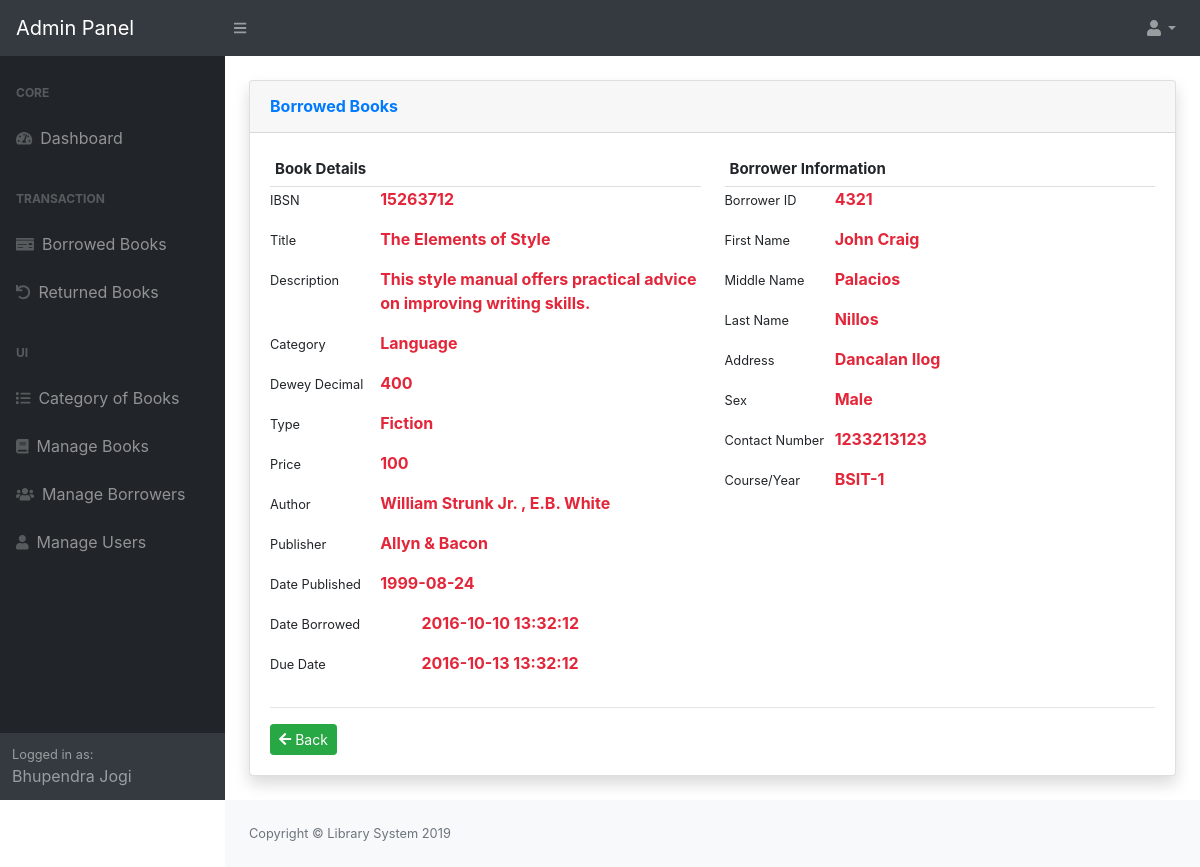
The app's page /admin/borrowed/index.php?view=view&id=1 (signed in) with its own data.
### tables this page shows
CREATE TABLE `tblusers` (
  `USERID` int(11) NOT NULL,
  `NAME` varchar(124) NOT NULL,
  `UEMAIL` varchar(125) NOT NULL,
  `PASS` varchar(125) NOT NULL,
  `TYPE` varchar(125) NOT NULL,
  `Status` varchar(11) NOT NULL,
  `PicLoc` text NOT NULL,
  `fine` varchar(20) DEFAULT NULL
);

CREATE TABLE `tblbooks` (
  `BookID` int(11) NOT NULL,
  `IBSN` varchar(13) NOT NULL,
  `BookTitle` varchar(125) NOT NULL,
  `BookDesc` varchar(255) NOT NULL,
  `Author` varchar(125) NOT NULL,
  `PublishDate` date NOT NULL,
  `BookPublisher` varchar(125) NOT NULL,
  `Category` varchar(90) NOT NULL,
  `BookPrice` double NOT NULL,
  `BookQuantity` int(11) NOT NULL,
  `Status` varchar(30) NOT NULL,
  `BookType` varchar(90) NOT NULL,
  `DeweyDecimal` varchar(90) NOT NULL,
  `OverAllQty` int(11) NOT NULL,
  `Donate` tinyint(1) NOT NULL,
  `Remarks` varchar(90) NOT NULL
);

CREATE TABLE `tblborrower` (
  `IDNO` int(11) NOT NULL,
  `BorrowerId` varchar(90) NOT NULL,
  `Firstname` varchar(125) NOT NULL,
  `Lastname` varchar(125) NOT NULL,
  `MiddleName` varchar(125) NOT NULL,
  `Address` varchar(255) NOT NULL,
  `Sex` varchar(11) NOT NULL,
  `ContactNo` varchar(125) NOT NULL,
  `CourseYear` varchar(125) NOT NULL,
  `BorrowerPhoto` varchar(255) NOT NULL,
  `BorrowerType` varchar(35) NOT NULL,
  `Stats` varchar(36) NOT NULL,
  `BUsername` varchar(90) NOT NULL,
  `BPassword` varchar(90) NOT NULL,
  `fine` varchar(20) DEFAULT NULL
);

CREATE TABLE `tbltransaction` (
  `TransactionID` int(11) NOT NULL,
  `IBSN` varchar(13) NOT NULL,
  `NoCopies` int(11) NOT NULL,
  `DateBorrowed` datetime NOT NULL,
  `Purpose` varchar(90) NOT NULL,
  `Status` varchar(30) NOT NULL,
  `DueDate` datetime NOT NULL,
  `BorrowerId` int(11) NOT NULL,
  `Borrowed` tinyint(1) NOT NULL,
  `Due` tinyint(1) NOT NULL,
  `Returned` tinyint(1) NOT NULL,
  `DateReturned` datetime NOT NULL,
  `Remarks` varchar(90) NOT NULL
);

### admin/borrowed/index.php (called while the page is built, shortened)
<?php
require_once '../themes/templates.php';
?>

### include/database.php (called while the page is built, shortened)
<?php
class Database {
	var $sql_string = '';
	private $conn;
	public function open_connection() {
		$this->conn = mysqli_connect(server, user, pass);
		if (!$this->conn) {
			throw new Exception("Failed to connect to the database server: " . mysqli_connect_error());
		} else {
			$db_select = mysqli_select_db($this->conn, database_name);
		}
	}
	function setQuery($sql='') {
		$this->sql_string=$sql;
	}
	function executeQuery() {
		$result = mysqli_query($this->conn,$this->sql_string);
		return $result;
	}
	private function confirm_query($result) {
		return $result;
	}
	function loadSingleResult() {
		$cur = $this->executeQuery();
		while ($row = mysqli_fetch_object($cur)) {
		return $data = $row;
		}
	}
}
$mydb = new Database();
?>

### include/accounts.php (called while the page is built, shortened)
<?php
require_once(LIB_PATH.DS.'database.php');
class User {
	protected static  $tblname = "tblusers";
	function single_user($id=""){
			global $mydb;
			$mydb->setQuery("SELECT * FROM ".self::$tblname."
				Where USERID= '{$id}' LIMIT 1");
			$cur = $mydb->loadSingleResult();
			return $cur;
	}
}
?>

### include/transactions.php (called while the page is built, shortened)
<?php
require_once(LIB_PATH.DS.'database.php');
class Transaction{
	protected static $tbl_name = "tbltransaction";
	function single_transaction($id){
			global $mydb;
			$mydb->setQuery("SELECT * FROM ".self::$tbl_name." Where TransactionID= {$id} LIMIT 1");
			$cur = $mydb->loadSingleResult();
			return $cur;
	}
}
?>

### include/books.php (called while the page is built, shortened)
<?php
require_once(LIB_PATH.DS.'database.php');
class Book{
	protected static $tbl_name = "tblbooks";
	function single_books($id=""){
			global $mydb;
			$mydb->setQuery("SELECT * FROM ".self::$tbl_name." Where IBSN= {$id} LIMIT 1");
			$cur = $mydb->loadSingleResult();
			return $cur;
	}
}
?>

### include/borrowers.php (called while the page is built, shortened)
<?php
   class Borrower{
	protected static $tbl_name = "tblborrower";
	function single_borrower($id=""){
			global $mydb;
			$mydb->setQuery("SELECT * FROM ".self::$tbl_name." Where BorrowerId= {$id} LIMIT 1");
			$cur = $mydb->loadSingleResult();
			return $cur;
	}
}
?>

### admin/borrowed/view.php (the view, shortened to what this page needs)
<?php
$id = $_GET['id'];
@$transaction = new Transaction();
@$trans = $transaction->single_transaction($id) ;
$book = new Book();
$object = $book->single_books($trans->IBSN);
?>
<div class="card shadow mb-4">
  <div class="card-header py-3">
    <h6 class="m-0 font-weight-bold text-primary">Borrowed Books </h6>
  </div>
  <div class="card-body">
<div class="row">
            <div class="col-md-6">
                  <div class="book-details">Book Details</div>
                <div class="form-row">
                    <div class="col-md-3">
                          <label class="small mb-1" for="IBSN">IBSN</label>
                     </div>
                    <div class="col-md-9">
                          <p><?php echo  $object->IBSN ?></p>
                    </div>
                    <div class="col-md-3">
                          <label class="small mb-1" for="BookTitle">Title</label>
                     </div>
                    <div class="col-md-9">
                          <p><?php echo  $object->BookTitle ?></p>
                    </div>
                    <div class="col-md-3">
                          <label class="small mb-1" for="BookDesc">Description</label>
                     </div>
                    <div class="col-md-9">
                          <p><?php echo  $object->BookDesc ?></p>
                    </div>
                    <div class="col-md-3">
                          <label class="small mb-1" for="Category">Category</label>
                     </div>
                    <div class="col-md-9">
                          <p><?php echo  $object->Category ?></p>
                    </div>
                    <div class="col-md-3">
                          <label class="small mb-1" for="DeweyDecimal">Dewey Decimal</label>
                     </div>
                    <div class="col-md-9">
                          <p><?php echo  $object->DeweyDecimal ?></p>
                    </div>
                    <div class="col-md-3">
                          <label class="small mb-1" for="BookType">Type</label>
                     </div>
                    <div class="col-md-9">
                          <p><?php echo  $object->BookType ?></p>
                    </div>
                    <div class="col-md-3">
                          <label class="small mb-1" for="BookPrice">Price</label>
                     </div>
                    <div class="col-md-9">
                          <p><?php echo  $object->BookPrice ?></p>
                    </div>
                    <div class="col-md-3">
                          <label class="small mb-1" for="Author">Author</label>
                     </div>
                    <div class="col-md-9">
                          <p><?php echo  $object->Author ?></p>
                    </div>
                    <div class="col-md-3">
                          <label class="small mb-1" for="BookPublisher">Publisher</label>
                     </div>
                    <div class="col-md-9">
                          <p><?php echo  $object->BookPublisher ?></p>
                    </div>
                    <div class="col-md-3">
                          <label class="small mb-1" for="PublishDate">Date Published</label>
                     </div>
                    <div class="col-md-9">
                          <p><?php echo  $object->PublishDate ?></p>
                    </div>
                </div>
            </div>
            <div class="col-md-6">
              <?php
                  @$borrower = new Borrower();
                  @$res = $borrower->single_borrower($trans->BorrowerId) ;
              ?>
              <div class="book-details">Borrower Information</div>
                <div class="form-row">
                    <div class="col-md-3">
                          <label class="small mb-1" for="BorrowerId">Borrower ID</label>
                     </div>
                    <div class="col-md-9">
                          <p><?php echo  isset($res->BorrowerId) ? $res->BorrowerId: 'None'; ?></p>
                    </div>
                    <div class="col-md-3">
                          <label class="small mb-1" for="Firstname">First Name</label>
                     </div>
                    <div class="col-md-9">
                          <p><?php echo  isset($res->Firstname) ? $res->Firstname: 'None'; ?></p>
                    </div>
                    <div class="col-md-3">
                          <label class="small mb-1" for="MiddleName">Middle Name</label>
                     </div>
                    <div class="col-md-9">
                          <p><?php echo  isset($res->MiddleName) ? $res->MiddleName : 'None'; ?></p>
                    </div>
                    <div class="col-md-3">
                          <label class="small mb-1" for="Lastname">Last Name</label>
                     </div>
                    <div class="col-md-9">
                          <p><?php echo  isset($res->Lastname) ? $res->Lastname: 'None'; ?></p>
                    </div>
                    <div class="col-md-3">
                          <label class="small mb-1" for="Address">Address</label>
                     </div>
                    <div class="col-md-9">
                          <p><?php echo  isset($res->Address) ? $res->Address: 'None'; ?></p>
                    </div>
                    <div class="col-md-3">
                          <label class="small mb-1" for="Sex">Sex</label>
                     </div>
                    <div class="col-md-9">
                          <p><?php echo  isset($res->Sex) ? $res->Sex : 'None'; ?></p>
                    </div>
                    <div class="col-md-3">
                          <label class="small mb-1" for="ContactNo">Contact Number</label>
                     </div>
                    <div class="col-md-9">
                          <p><?php echo  isset($res->ContactNo) ? $res->ContactNo : 'None'; ?></p>
                    </div>
                    <div class="col-md-3">
                          <label class="small mb-1" for="CourseYear">Course/Year</label>
                     </div>
                    <div class="col-md-9">
                          <p><?php echo  isset($res->CourseYear) ?$res->CourseYear : 'None'; ?></p>
                    </div>
                </div>
            </div>
            <div class="col-md-12">
                  <div class="row">
                    <div class="col-md-2">
                    <label class="small mb-1" for="DateBorrowed">Date Borrowed</label>
                    </div>
                    <div class="col-md-9">
                        <p><?php echo  isset($trans->DateBorrowed) ?$trans->DateBorrowed : 'None'; ?></p>
                    </div>
                    <div class="col-md-2">
                      <label class="small mb-1" for="DueDate">Due Date</label>
                    </div>
                    <div class="col-md-9">
                        <p><?php echo  isset($trans->DueDate) ?$trans->DueDate : 'None'; ?></p>
                    </div>
                </div>
             </div>
          </div>
<hr/>
        <a href="index.php" class="btn btn-success btn-sm"><i class="fa fa-arrow-left"></i> Back</a>
  </div>
</div>

### admin/themes/templates.php (shortened to what this page needs)
<?php
 $user = New User();
  $singleuser = $user->single_user($_SESSION['USERID']);
?>
<!DOCTYPE html>
<html lang="en">
    <head>
        <link href="<?php echo web_root;?>admin/dist/css/styles.css" rel="stylesheet" />
          <link href="<?php echo web_root;?>admin/dist/css/datepicker.css" rel="stylesheet" />
        <link href="<?php echo web_root;?>admin/dist/css/dataTables.bootstrap4.min.css" rel="stylesheet" />
        <link href="<?php echo web_root;?>admin/dist/fonts/font-awesome.min.css" rel="stylesheet" />
        <link href="https://cdn.jsdelivr.net/npm/select2@4.0.13/dist/css/select2.min.css" rel="stylesheet" />
    </head>
    <body class="sb-nav-fixed">
        <nav class="sb-topnav navbar navbar-expand navbar-dark bg-dark">
            <a class="navbar-brand" href="<?php echo web_root;?>admin/">Admin Panel</a><button class="btn btn-link btn-sm order-1 order-lg-0" id="sidebarToggle" href="#"><i class="fas fa-bars"></i></button
            >
            <ul class="navbar-nav ml-auto ml-md-0">
                <li class="nav-item dropdown">
                    <a class="nav-link dropdown-toggle" id="userDropdown" href="#" role="button" data-toggle="dropdown" aria-haspopup="true" aria-expanded="false"><i class="fas fa-user fa-fw"></i></a>
                </li>
            </ul>
        </nav>
        <div id="layoutSidenav">
            <div id="layoutSidenav_nav">
                <nav class="sb-sidenav accordion sb-sidenav-dark" id="sidenavAccordion">
                    <div class="sb-sidenav-menu">
                        <div class="nav">
                            <div class="sb-sidenav-menu-heading">Core</div>
                            <a class="nav-link" href="<?php echo web_root?>admin/"
                                ><div class="sb-nav-link-icon"><i class="fas fa-tachometer-alt"></i></div>
                            Dashboard</a>
                            <div class="sb-sidenav-menu-heading">Transaction</div>
                                  <a class="nav-link" href="<?php echo web_root;?>admin/borrowed/">
                                    <div class="sb-nav-link-icon"><i class="fas fa-money-check"></i></div>
                                Borrowed Books</a>
                                  <a class="nav-link" href="<?php echo web_root;?>admin/returned/">
                                    <div class="sb-nav-link-icon"><i class="fas fa-undo"></i></div>
                                Returned Books</a>
                               <div class="sb-sidenav-menu-heading">UI</div>
                                  <a class="nav-link" href="<?php echo web_root;?>admin/category/">
                                    <div class="sb-nav-link-icon"><i class="fas fa-list"></i></div>
                                Category of Books</a>
                                  <a class="nav-link" href="<?php echo web_root;?>admin/books/">
                                    <div class="sb-nav-link-icon"><i class="fas fa-book"></i></div>
                                Manage Books</a>
                                  <a class="nav-link" href="<?php echo web_root;?>admin/borrower/">
                                    <div class="sb-nav-link-icon"><i class="fas fa-users"></i></div>
                                Manage Borrowers</a>
                                  <a class="nav-link" href="<?php echo web_root;?>admin/users/">
                                    <div class="sb-nav-link-icon"><i class="fas fa-user"></i></div>
                                Manage Users</a>
                        </div>
                    </div>
                    <div class="sb-sidenav-footer">
                        <div class="small">Logged in as:</div>
                       <?php echo $singleuser->NAME;  ?>
                    </div>
                </nav>
            </div>
            <div id="layoutSidenav_content">
                <main>
                    <div class="container-fluid">
                         <br/>
                       <?php
                        require_once $content;
                        ?>
                    </div>
                </main>
                <footer class="py-4 bg-light mt-auto">
                    <div class="container-fluid">
                        <div class="d-flex align-items-center justify-content-between small">
                            <div class="text-muted">Copyright &copy; Library System 2019</div>
                        </div>
                    </div>
                </footer>
            </div>
        </div>
    </body>
</html>

### admin/borrowed/view.php (style rules this page uses)
p { font-size: 16px; font-weight: bold; color: #E32639; }
p { font-weight: bolder; }
.book-details { padding: 5px; font-size: 15px; font-weight: bold; border-bottom: 1px solid #ddd; }

### records on screen
tblusers: NAME "Bhupendra Jogi"
tblbooks: IBSN "15263712", BookTitle "The Elements of Style", BookDesc "This style manual offers practical advice on improving writing skills.", Category "Language", DeweyDecimal "400", BookType "Fiction", BookPrice "100", Author "William Strunk Jr. , E.B. White", BookPublisher "Allyn & Bacon", PublishDate "1999-08-24"
tblborrower: BorrowerId "4321", Firstname "John Craig", MiddleName "Palacios", Lastname "Nillos", Address "Dancalan Ilog", Sex "Male", ContactNo "1233213123", CourseYear "BSIT-1"
tbltransaction: DateBorrowed "2016-10-10 13:32:12", DueDate "2016-10-13 13:32:12"
